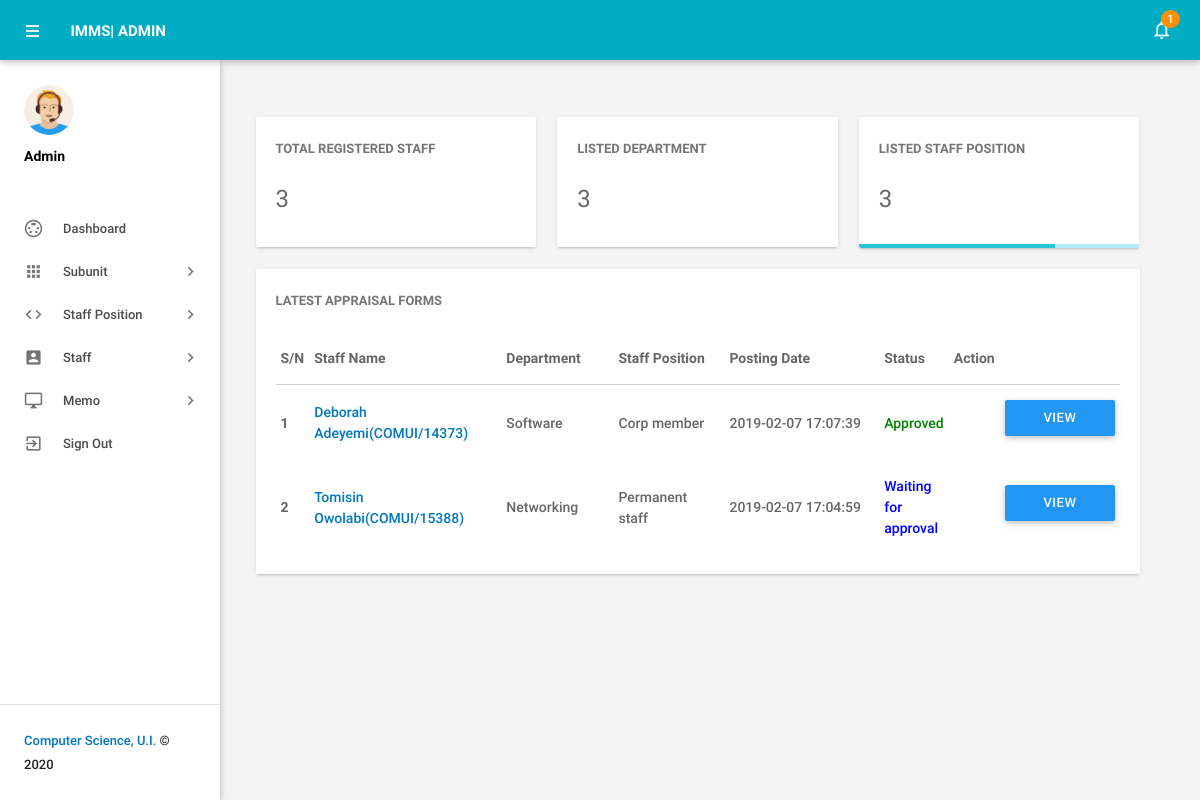
Screenshot of /admin/dashboard.php (signed in) with the database file from the repository.
### tables this page shows
CREATE TABLE `tblleaves` (
  `id` int(11) NOT NULL,
  `Subunit` varchar(20) NOT NULL,
  `Position_type` varchar(110) NOT NULL,
  `ToDate` varchar(120) NOT NULL,
  `FromDate` varchar(120) NOT NULL,
  `Task` mediumtext NOT NULL,
  `PostingDate` timestamp NOT NULL DEFAULT CURRENT_TIMESTAMP,
  `AdminRemark` mediumtext,
  `AdminRemarkDate` varchar(120) DEFAULT NULL,
  `Status` int(1) NOT NULL,
  `IsRead` int(1) NOT NULL,
  `empid` int(11) DEFAULT NULL
);

CREATE TABLE `tblemployees` (
  `id` int(11) NOT NULL,
  `EmpId` varchar(100) NOT NULL,
  `FirstName` varchar(150) NOT NULL,
  `LastName` varchar(150) NOT NULL,
  `EmailId` varchar(200) NOT NULL,
  `Password` varchar(180) NOT NULL,
  `Gender` varchar(100) NOT NULL,
  `Supervisor` varchar(5) NOT NULL,
  `Subunit` varchar(255) NOT NULL,
  `Address` varchar(255) NOT NULL,
  `Position_type` varchar(200) NOT NULL,
  `Phonenumber` char(11) NOT NULL,
  `Status` int(1) NOT NULL,
  `RegDate` timestamp NOT NULL DEFAULT CURRENT_TIMESTAMP
);

### admin/dashboard.php (the view, shortened to what this page needs)
<?php
include('includes/config.php');
if(strlen($_SESSION['alogin'])==0)
    {
header('location:index.php');
}
else{
?>
<!DOCTYPE html>
<html lang="en">
    <head>
        <link type="text/css" rel="stylesheet" href="../assets/plugins/materialize/css/materialize.min.css"/>
        <link href="../assets/plugins/metrojs/MetroJs.min.css" rel="stylesheet">
        <link href="../assets/plugins/weather-icons-master/css/weather-icons.min.css" rel="stylesheet">
        <link href="../assets/css/alpha.min.css" rel="stylesheet" type="text/css"/>
        <link href="../assets/css/custom.css" rel="stylesheet" type="text/css"/>
    </head>
    <body>
           <?php include('includes/header.php');?>
       <?php include('includes/sidebar.php');?>
            <main class="mn-inner">
                <div class="middle-content">
                    <div class="row no-m-t no-m-b">
                    <div class="col s12 m12 l4">
                        <div class="card stats-card">
                            <div class="card-content">
                                <span class="card-title">Total Registered Staff</span>
                                <span class="stats-counter">
<?php
$sql = "SELECT id from tblemployees";
$query = $dbh -> prepare($sql);
$query->execute();
$empcount=$query->rowCount();
?>
                                    <span class="counter"><?php echo htmlentities($empcount);?></span></span>
                            </div>
                            <div id="sparkline-bar"></div>
                        </div>
                    </div>
                        <div class="col s12 m12 l4">
                        <div class="card stats-card">
                            <div class="card-content">
                                <span class="card-title">Listed Department </span>
    <?php
$sql = "SELECT id from tbldepartments";
$query = $dbh -> prepare($sql);
$query->execute();
$dptcount=$query->rowCount();
?>
                                <span class="stats-counter"><span class="counter"><?php echo htmlentities($dptcount);?></span></span>
                            </div>
                            <div id="sparkline-line"></div>
                        </div>
                    </div>
                    <div class="col s12 m12 l4">
                        <div class="card stats-card">
                            <div class="card-content">
                                <span class="card-title">Listed Staff Position</span>
                                    <?php
$sql = "SELECT id from  tblleavetype";
$query = $dbh -> prepare($sql);
$query->execute();
$leavtypcount=$query->rowCount();
?>
                                <span class="stats-counter"><span class="counter"><?php echo htmlentities($leavtypcount);?></span></span>
                            </div>
                            <div class="progress stats-card-progress">
                                <div class="determinate" style="width: 70%"></div>
                            </div>
                        </div>
                    </div>
                </div>
                    <div class="row no-m-t no-m-b">
                        <div class="col s12 m12 l12">
                            <div class="card invoices-card">
                                <div class="card-content">
                                    <span class="card-title">Latest Appraisal Forms</span>
                             <table id="example" class="display responsive-table ">
                                    <thead>
                                        <tr>
                                            <th>S/N</th>
                                            <th width="200">Staff Name</th>
                                            <th width="120">Department</th>
                                            <th width="120">Staff Position</th>
                                             <th width="180">Posting Date</th>
                                            <th>Status</th>
                                            <th align="center">Action</th>
                                        </tr>
                                    </thead>
                                    <tbody>
<?php $sql = "SELECT tblleaves.id as lid,tblemployees.FirstName,tblemployees.LastName,tblemployees.EmpId,tblemployees.id,tblleaves.Subunit,tblleaves.Position_type,tblleaves.PostingDate,tblleaves.Status from tblleaves join tblemployees on tblleaves.empid=tblemployees.id order by lid desc limit 6";
$query = $dbh -> prepare($sql);
$query->execute();
$results=$query->fetchAll(PDO::FETCH_OBJ);
$cnt=1;
if($query->rowCount() > 0)
{
foreach($results as $result)
{
      ?>
                                        <tr>
                                            <td> <b><?php echo htmlentities($cnt);?></b></td>
                                              <td><a href="editemployee.php?empid=<?php echo htmlentities($result->id);?>" target="_blank"><?php echo htmlentities($result->FirstName." ".$result->LastName);?>(<?php echo htmlentities($result->EmpId);?>)</a></td>
                                            <td><?php echo htmlentities($result->Subunit);?></td>
                                            <td><?php echo htmlentities($result->Position_type);?></td>
                                            <td><?php echo htmlentities($result->PostingDate);?></td>
                                                                       <td><?php $stats=$result->Status;
if($stats==1){
                                             ?>
                                                 <span style="color: green">Approved</span>
                                                 <?php } if($stats==2)  { ?>
                                                 <?php } if($stats==0)  { ?>
 <span style="color: blue">Waiting for approval</span>
 <?php } ?>
                                             </td>
          <td>
           <td><a href="leave-details.php?leaveid=<?php echo htmlentities($result->lid);?>" class="waves-effect waves-light btn blue m-b-xs"  > View Details</a></td>
                                    </tr>
                                         <?php $cnt++;} }?>
                                    </tbody>
                                </table>
                                </div>
                            </div>
                        </div>
                    </div>
                </div>
            </main>
        </div>
    </body>
</html>
<?php } ?>

### rows the page displays
tblleaves: tblemployees.FirstName+LastName "Deborah Adeyemi", tblemployees.EmpId "COMUI/14373", Subunit "Software", Position_type "Corp member", PostingDate "2019-02-07 17:07:39", Status "Approved"
tblleaves: tblemployees.FirstName+LastName "Tomisin Owolabi", tblemployees.EmpId "COMUI/15388", Subunit "Networking", Position_type "Permanent staff", PostingDate "2019-02-07 17:04:59", Status "Waiting for approval"

### other values shown
$unreadcount "1"
$empcount "3"
$dptcount "3"
$leavtypcount "3"
